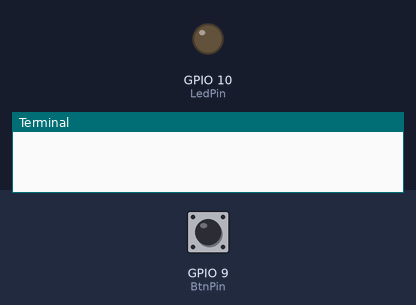
Simulated run of this program. Board: Raspberry Pi (BCM pin numbers). Parts: output pins drawn as LEDs (lit = HIGH), the last lines printed to the terminal. The inputs (shaded band) are chosen by the test bench; at power-on: GPIO 9 (BtnPin) HIGH.

Above: at 1.2 s.
1.3 s: GPIO 9 (BtnPin) pulled LOW for 0.15 s
At 1.9 s:
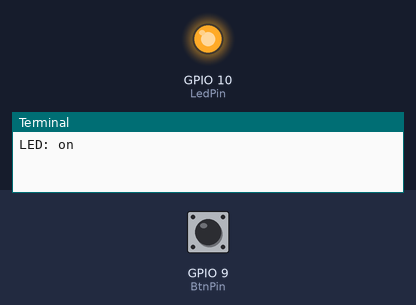
2.9 s: GPIO 9 (BtnPin) pulled LOW for 1 s
At 4.3 s:
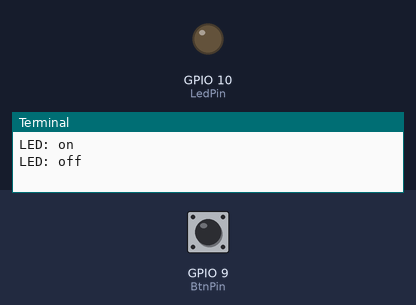
5.4 s: GPIO 9 (BtnPin) pulled LOW for 3.2 s
At 6.2 s:
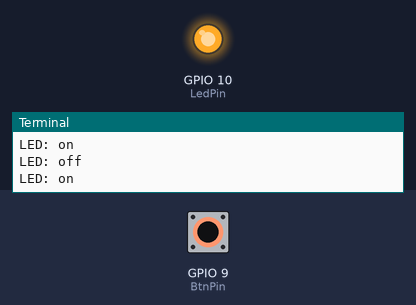
Timing chart, 0 to 8.4 s (numbered marks = the images above; inputs shaded):
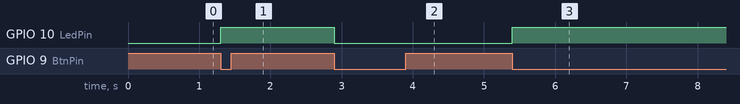

The program:

testbutton.py
```python
#!/usr/bin/env python
import RPi.GPIO as GPIO

BtnPin = 9
LedPin = 10

Led_status = 0

def setup():
    GPIO.setmode(GPIO.BCM)       # Numbers GPIOs by physical location
    GPIO.setup(LedPin, GPIO.OUT)   # Set LedPin's mode is output
    GPIO.setup(BtnPin, GPIO.IN, pull_up_down=GPIO.PUD_UP)    # Set BtnPin's mode is input, and pull up to high level(3.3V)
    GPIO.output(LedPin, GPIO.LOW) # Set LedPin low to off led

def swLed(ev=None):
    global Led_status
    Led_status = not Led_status
    GPIO.output(LedPin, Led_status)  # switch led status(on-->off; off-->on)
    print "LED: on " if Led_status else "LED: off"

def loop():
    GPIO.add_event_detect(BtnPin, GPIO.FALLING, callback=swLed, bouncetime=200) # wait for falling
    while True:
        pass   # Don't do anything

def destroy():
    GPIO.output(LedPin, GPIO.LOW)     # led off
    GPIO.cleanup()                     # Release resource

if __name__ == '__main__':     # Program start from here
    setup()
    try:
        loop()
    except KeyboardInterrupt:  # When 'Ctrl+C' is pressed, the child program destroy() will be  executed.
        destroy()
```

Measured:
- after the input at 1.3 s, GPIO 10 (LedPin): LOW → HIGH at once
- after the input at 2.9 s, GPIO 10 (LedPin): HIGH → LOW at once
- after the input at 5.4 s, GPIO 10 (LedPin): LOW → HIGH at once
